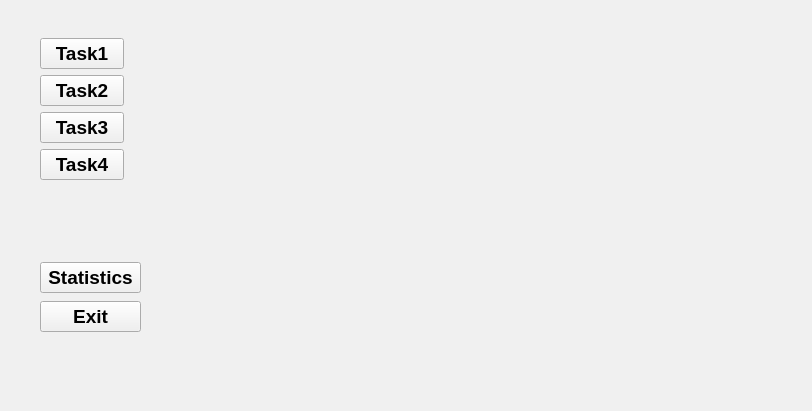
<?xml version="1.0" encoding="UTF-8"?>
<ui version="4.0">
 <class>MainWindow</class>
 <widget class="QMainWindow" name="MainWindow">
  <property name="geometry">
   <rect>
    <x>0</x>
    <y>0</y>
    <width>812</width>
    <height>411</height>
   </rect>
  </property>
  <property name="palette">
   <palette>
    <active>
     <colorrole role="WindowText">
      <brush brushstyle="SolidPattern">
       <color alpha="255">
        <red>0</red>
        <green>0</green>
        <blue>0</blue>
       </color>
      </brush>
     </colorrole>
     <colorrole role="Button">
      <brush brushstyle="SolidPattern">
       <color alpha="255">
        <red>170</red>
        <green>0</green>
        <blue>255</blue>
       </color>
      </brush>
     </colorrole>
     <colorrole role="Light">
      <brush brushstyle="SolidPattern">
       <color alpha="255">
        <red>212</red>
        <green>127</green>
        <blue>255</blue>
       </color>
      </brush>
     </colorrole>
     <colorrole role="Midlight">
      <brush brushstyle="SolidPattern">
       <color alpha="255">
        <red>191</red>
        <green>63</green>
        <blue>255</blue>
       </color>
      </brush>
     </colorrole>
     <colorrole role="Dark">
      <brush brushstyle="SolidPattern">
       <color alpha="255">
        <red>85</red>
        <green>0</green>
        <blue>127</blue>
       </color>
      </brush>
     </colorrole>
     <colorrole role="Mid">
      <brush brushstyle="SolidPattern">
       <color alpha="255">
        <red>113</red>
        <green>0</green>
        <blue>170</blue>
       </color>
      </brush>
     </colorrole>
     <colorrole role="Text">
      <brush brushstyle="SolidPattern">
       <color alpha="255">
        <red>0</red>
        <green>0</green>
        <blue>0</blue>
       </color>
      </brush>
     </colorrole>
     <colorrole role="BrightText">
      <brush brushstyle="SolidPattern">
       <color alpha="255">
        <red>255</red>
        <green>255</green>
        <blue>255</blue>
       </color>
      </brush>
     </colorrole>
     <colorrole role="ButtonText">
      <brush brushstyle="SolidPattern">
       <color alpha="255">
        <red>0</red>
        <green>0</green>
        <blue>0</blue>
       </color>
      </brush>
     </colorrole>
     <colorrole role="Base">
      <brush brushstyle="SolidPattern">
       <color alpha="255">
        <red>255</red>
        <green>255</green>
        <blue>255</blue>
       </color>
      </brush>
     </colorrole>
     <colorrole role="Window">
      <brush brushstyle="SolidPattern">
       <color alpha="255">
        <red>170</red>
        <green>0</green>
        <blue>255</blue>
       </color>
      </brush>
     </colorrole>
     <colorrole role="Shadow">
      <brush brushstyle="SolidPattern">
       <color alpha="255">
        <red>0</red>
        <green>0</green>
        <blue>0</blue>
       </color>
      </brush>
     </colorrole>
     <colorrole role="AlternateBase">
      <brush brushstyle="SolidPattern">
       <color alpha="255">
        <red>212</red>
        <green>127</green>
        <blue>255</blue>
       </color>
      </brush>
     </colorrole>
     <colorrole role="ToolTipBase">
      <brush brushstyle="SolidPattern">
       <color alpha="255">
        <red>255</red>
        <green>255</green>
        <blue>220</blue>
       </color>
      </brush>
     </colorrole>
     <colorrole role="ToolTipText">
      <brush brushstyle="SolidPattern">
       <color alpha="255">
        <red>0</red>
        <green>0</green>
        <blue>0</blue>
       </color>
      </brush>
     </colorrole>
    </active>
    <inactive>
     <colorrole role="WindowText">
      <brush brushstyle="SolidPattern">
       <color alpha="255">
        <red>0</red>
        <green>0</green>
        <blue>0</blue>
       </color>
      </brush>
     </colorrole>
     <colorrole role="Button">
      <brush brushstyle="SolidPattern">
       <color alpha="255">
        <red>240</red>
        <green>240</green>
        <blue>240</blue>
       </color>
      </brush>
     </colorrole>
     <colorrole role="Light">
      <brush brushstyle="SolidPattern">
       <color alpha="255">
        <red>255</red>
        <green>255</green>
        <blue>255</blue>
       </color>
      </brush>
     </colorrole>
     <colorrole role="Midlight">
      <brush brushstyle="SolidPattern">
       <color alpha="255">
        <red>227</red>
        <green>227</green>
        <blue>227</blue>
       </color>
      </brush>
     </colorrole>
     <colorrole role="Dark">
      <brush brushstyle="SolidPattern">
       <color alpha="255">
        <red>160</red>
        <green>160</green>
        <blue>160</blue>
       </color>
      </brush>
     </colorrole>
     <colorrole role="Mid">
      <brush brushstyle="SolidPattern">
       <color alpha="255">
        <red>160</red>
        <green>160</green>
        <blue>160</blue>
       </color>
      </brush>
     </colorrole>
     <colorrole role="Text">
      <brush brushstyle="SolidPattern">
       <color alpha="255">
        <red>0</red>
        <green>0</green>
        <blue>0</blue>
       </color>
      </brush>
     </colorrole>
     <colorrole role="BrightText">
      <brush brushstyle="SolidPattern">
       <color alpha="255">
        <red>255</red>
        <green>255</green>
        <blue>255</blue>
       </color>
      </brush>
     </colorrole>
     <colorrole role="ButtonText">
      <brush brushstyle="SolidPattern">
       <color alpha="255">
        <red>0</red>
        <green>0</green>
        <blue>0</blue>
       </color>
      </brush>
     </colorrole>
     <colorrole role="Base">
      <brush brushstyle="SolidPattern">
       <color alpha="255">
        <red>255</red>
        <green>255</green>
        <blue>255</blue>
       </color>
      </brush>
     </colorrole>
     <colorrole role="Window">
      <brush brushstyle="SolidPattern">
       <color alpha="255">
        <red>240</red>
        <green>240</green>
        <blue>240</blue>
       </color>
      </brush>
     </colorrole>
     <colorrole role="Shadow">
      <brush brushstyle="SolidPattern">
       <color alpha="255">
        <red>105</red>
        <green>105</green>
        <blue>105</blue>
       </color>
      </brush>
     </colorrole>
     <colorrole role="AlternateBase">
      <brush brushstyle="SolidPattern">
       <color alpha="255">
        <red>245</red>
        <green>245</green>
        <blue>245</blue>
       </color>
      </brush>
     </colorrole>
     <colorrole role="ToolTipBase">
      <brush brushstyle="SolidPattern">
       <color alpha="255">
        <red>255</red>
        <green>255</green>
        <blue>220</blue>
       </color>
      </brush>
     </colorrole>
     <colorrole role="ToolTipText">
      <brush brushstyle="SolidPattern">
       <color alpha="255">
        <red>0</red>
        <green>0</green>
        <blue>0</blue>
       </color>
      </brush>
     </colorrole>
    </inactive>
    <disabled>
     <colorrole role="WindowText">
      <brush brushstyle="SolidPattern">
       <color alpha="255">
        <red>85</red>
        <green>0</green>
        <blue>127</blue>
       </color>
      </brush>
     </colorrole>
     <colorrole role="Button">
      <brush brushstyle="SolidPattern">
       <color alpha="255">
        <red>170</red>
        <green>0</green>
        <blue>255</blue>
       </color>
      </brush>
     </colorrole>
     <colorrole role="Light">
      <brush brushstyle="SolidPattern">
       <color alpha="255">
        <red>212</red>
        <green>127</green>
        <blue>255</blue>
       </color>
      </brush>
     </colorrole>
     <colorrole role="Midlight">
      <brush brushstyle="SolidPattern">
       <color alpha="255">
        <red>191</red>
        <green>63</green>
        <blue>255</blue>
       </color>
      </brush>
     </colorrole>
     <colorrole role="Dark">
      <brush brushstyle="SolidPattern">
       <color alpha="255">
        <red>85</red>
        <green>0</green>
        <blue>127</blue>
       </color>
      </brush>
     </colorrole>
     <colorrole role="Mid">
      <brush brushstyle="SolidPattern">
       <color alpha="255">
        <red>113</red>
        <green>0</green>
        <blue>170</blue>
       </color>
      </brush>
     </colorrole>
     <colorrole role="Text">
      <brush brushstyle="SolidPattern">
       <color alpha="255">
        <red>85</red>
        <green>0</green>
        <blue>127</blue>
       </color>
      </brush>
     </colorrole>
     <colorrole role="BrightText">
      <brush brushstyle="SolidPattern">
       <color alpha="255">
        <red>255</red>
        <green>255</green>
        <blue>255</blue>
       </color>
      </brush>
     </colorrole>
     <colorrole role="ButtonText">
      <brush brushstyle="SolidPattern">
       <color alpha="255">
        <red>85</red>
        <green>0</green>
        <blue>127</blue>
       </color>
      </brush>
     </colorrole>
     <colorrole role="Base">
      <brush brushstyle="SolidPattern">
       <color alpha="255">
        <red>170</red>
        <green>0</green>
        <blue>255</blue>
       </color>
      </brush>
     </colorrole>
     <colorrole role="Window">
      <brush brushstyle="SolidPattern">
       <color alpha="255">
        <red>170</red>
        <green>0</green>
        <blue>255</blue>
       </color>
      </brush>
     </colorrole>
     <colorrole role="Shadow">
      <brush brushstyle="SolidPattern">
       <color alpha="255">
        <red>0</red>
        <green>0</green>
        <blue>0</blue>
       </color>
      </brush>
     </colorrole>
     <colorrole role="AlternateBase">
      <brush brushstyle="SolidPattern">
       <color alpha="255">
        <red>245</red>
        <green>245</green>
        <blue>245</blue>
       </color>
      </brush>
     </colorrole>
     <colorrole role="ToolTipBase">
      <brush brushstyle="SolidPattern">
       <color alpha="255">
        <red>255</red>
        <green>255</green>
        <blue>220</blue>
       </color>
      </brush>
     </colorrole>
     <colorrole role="ToolTipText">
      <brush brushstyle="SolidPattern">
       <color alpha="255">
        <red>0</red>
        <green>0</green>
        <blue>0</blue>
       </color>
      </brush>
     </colorrole>
    </disabled>
   </palette>
  </property>
  <property name="windowTitle">
   <string>задания</string>
  </property>
  <widget class="QWidget" name="centralwidget">
   <widget class="QWidget" name="verticalLayoutWidget">
    <property name="geometry">
     <rect>
      <x>40</x>
      <y>30</y>
      <width>84</width>
      <height>158</height>
     </rect>
    </property>
    <layout class="QVBoxLayout" name="verticalLayout">
     <item>
      <layout class="QVBoxLayout" name="verticalLayout_2">
       <item>
        <widget class="QPushButton" name="pushBut_t1">
         <property name="font">
          <font>
           <pointsize>14</pointsize>
           <bold>true</bold>
          </font>
         </property>
         <property name="text">
          <string>Task1</string>
         </property>
        </widget>
       </item>
       <item>
        <widget class="QPushButton" name="pushBut_t2">
         <property name="font">
          <font>
           <pointsize>14</pointsize>
           <bold>true</bold>
          </font>
         </property>
         <property name="text">
          <string>Task2</string>
         </property>
        </widget>
       </item>
       <item>
        <widget class="QPushButton" name="pushBut_t3">
         <property name="font">
          <font>
           <pointsize>14</pointsize>
           <bold>true</bold>
          </font>
         </property>
         <property name="text">
          <string>Task3</string>
         </property>
        </widget>
       </item>
       <item>
        <widget class="QPushButton" name="pushBut_t4">
         <property name="font">
          <font>
           <pointsize>14</pointsize>
           <bold>true</bold>
          </font>
         </property>
         <property name="text">
          <string>Task4</string>
         </property>
        </widget>
       </item>
      </layout>
     </item>
    </layout>
   </widget>
   <widget class="QLabel" name="label">
    <property name="geometry">
     <rect>
      <x>280</x>
      <y>0</y>
      <width>529</width>
      <height>52</height>
     </rect>
    </property>
    <property name="font">
     <font>
      <pointsize>14</pointsize>
      <bold>true</bold>
     </font>
    </property>
    <property name="text">
     <string/>
    </property>
    <property name="alignment">
     <set>Qt::AlignCenter</set>
    </property>
   </widget>
   <widget class="QWidget" name="layoutWidget">
    <property name="geometry">
     <rect>
      <x>40</x>
      <y>260</y>
      <width>101</width>
      <height>76</height>
     </rect>
    </property>
    <layout class="QVBoxLayout" name="verticalLayout_3">
     <item>
      <widget class="QPushButton" name="pushBut_stat">
       <property name="font">
        <font>
         <pointsize>14</pointsize>
         <bold>true</bold>
         <kerning>true</kerning>
        </font>
       </property>
       <property name="text">
        <string>Statistics</string>
       </property>
      </widget>
     </item>
     <item>
      <widget class="QPushButton" name="pushButton_exit">
       <property name="font">
        <font>
         <pointsize>14</pointsize>
         <bold>true</bold>
        </font>
       </property>
       <property name="text">
        <string>Exit</string>
       </property>
       <property name="checkable">
        <bool>false</bool>
       </property>
      </widget>
     </item>
    </layout>
   </widget>
  </widget>
  <action name="actionTask_1">
   <property name="text">
    <string>Task 1</string>
   </property>
  </action>
  <action name="actionTask_2">
   <property name="text">
    <string>Task 2</string>
   </property>
  </action>
  <action name="actionTask_3">
   <property name="text">
    <string>Task 3</string>
   </property>
  </action>
  <action name="actionTask_4">
   <property name="text">
    <string>Task 4</string>
   </property>
  </action>
  <action name="actionStatistics">
   <property name="text">
    <string>Statistics</string>
   </property>
  </action>
  <action name="actionExit">
   <property name="text">
    <string>Exit</string>
   </property>
  </action>
 </widget>
 <resources/>
 <connections/>
</ui>
